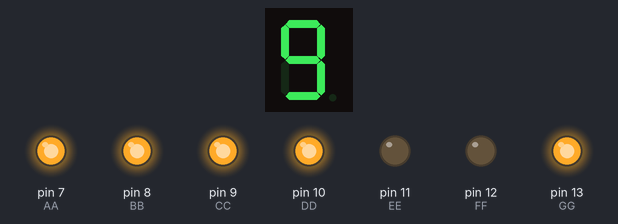
A sketch run on a simulated Arduino Uno, built with avr-gcc and run on an emulated ATmega328P. On the bench: 1-digit seven-segment display, output pins drawn as LEDs (lit = HIGH). Wiring (inferred from the names in the program): 1-digit 7-segment display, segments lit when HIGH: segments pin 6, pin 5, pin 4, pin 3, pin 2, pin 1, pin 0. The segment pins are drawn as the display they are named for; pins used as bus, display or sensor lines are not drawn.

Above: at 0.01 s.
At 0.61 s:
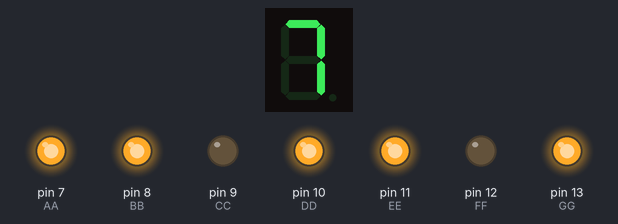
At 1.21 s:
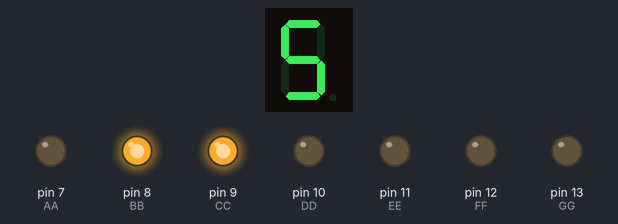
At 1.81 s:
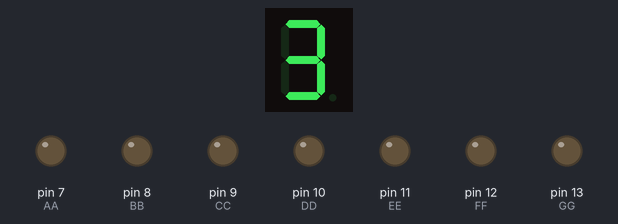
At 2.46 s:
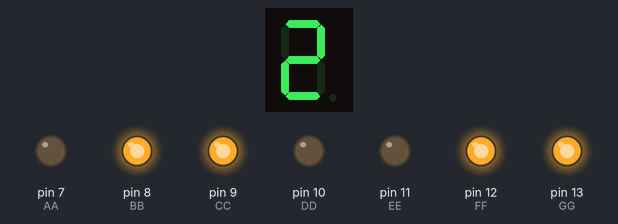
At 2.91 s:
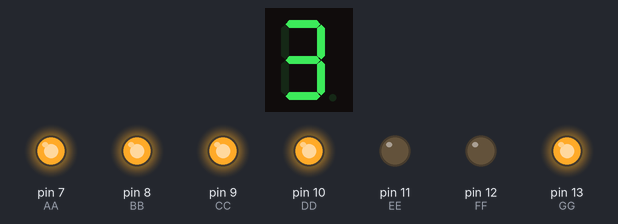
Timing chart, 0 to 40.0 s (numbered marks = the images above):
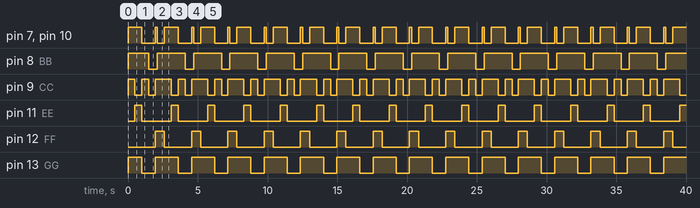

Measured:
- by itself, pin 7 (AA), pin 10 (DD): repeats every 2.6 s: LOW 0.95 s, HIGH 0.15 s, LOW 0.50 s, HIGH 1.0 s
- by itself, pin 8 (BB): repeats every 2.6 s: LOW 0.60 s, HIGH 2.0 s
- by itself, pin 9 (CC): repeats every 2.6 s: LOW 0.50 s, HIGH 0.50 s, LOW 0.45 s, HIGH 1.2 s
- by itself, pin 11 (EE): alternates HIGH for 0.50 s and LOW for 2.1 s
- by itself, pin 12 (FF): alternates HIGH for 0.65 s and LOW for 2.0 s
- by itself, pin 13 (GG): repeats every 2.6 s: LOW 0.95 s, HIGH 1.7 s

The sketch:

traffic_clock_north.ino
```cpp
int A = 6;
int B = 5;
int C = 4;
int D = 3;
int E = 2;
int F = 1;
int G = 0;

int AA = 7;
int BB = 8;
int CC = 9;
int DD = 10;
int EE = 11;
int FF = 12;
int GG = 13;


void setup() {
  pinMode(A, OUTPUT);
  pinMode(B, OUTPUT);
  pinMode(C, OUTPUT);
  pinMode(D, OUTPUT);
  pinMode(E, OUTPUT);
  pinMode(F, OUTPUT);
  pinMode(G, OUTPUT);
  pinMode(AA, OUTPUT);
  pinMode(BB, OUTPUT);
  pinMode(CC, OUTPUT);
  pinMode(DD, OUTPUT);
  pinMode(EE, OUTPUT);
  pinMode(FF, OUTPUT);
  pinMode(GG, OUTPUT);

}
void loop() {
  //39
  //#3
  digitalWrite(FF, LOW);
  digitalWrite(EE, LOW);
  digitalWrite(AA, HIGH);
  digitalWrite(BB, HIGH);
  digitalWrite(CC, HIGH);
  digitalWrite(DD, HIGH);
  digitalWrite(GG, HIGH);
  //#9
  digitalWrite(F, HIGH);
  digitalWrite(E, LOW);
  digitalWrite(A, HIGH);
  digitalWrite(B, HIGH);
  digitalWrite(C, HIGH);
  digitalWrite(D, HIGH);
  digitalWrite(G, HIGH);
  delay(50);
  //38
  //#3
  digitalWrite(FF, LOW);
  digitalWrite(EE, LOW);
  digitalWrite(AA, HIGH);
  digitalWrite(BB, HIGH);
  digitalWrite(CC, HIGH);
  digitalWrite(DD, HIGH);
  digitalWrite(GG, HIGH);
  //#8
  digitalWrite(F, HIGH);
  digitalWrite(E, HIGH);
  digitalWrite(A, HIGH);
  digitalWrite(B, HIGH);
  digitalWrite(C, HIGH);
  digitalWrite(D, HIGH);
  digitalWrite(G, HIGH);
  delay(50);
  //37
  //#3
  digitalWrite(FF, LOW);
  digitalWrite(EE, LOW);
  digitalWrite(AA, HIGH);
  digitalWrite(BB, HIGH);
  digitalWrite(CC, HIGH);
  digitalWrite(DD, HIGH);
  digitalWrite(GG, HIGH);
  //#7
  digitalWrite(F, LOW);
  digitalWrite(E, LOW);
  digitalWrite(A, HIGH);
  digitalWrite(B, HIGH);
  digitalWrite(C, HIGH);
  digitalWrite(D, LOW);
  digitalWrite(G, LOW);
  delay(50);
  //36
  //#3
  digitalWrite(FF, LOW);
  digitalWrite(EE, LOW);
  digitalWrite(AA, HIGH);
  digitalWrite(BB, HIGH);
  digitalWrite(CC, HIGH);
  digitalWrite(DD, HIGH);
  digitalWrite(GG, HIGH);
  //#6
  digitalWrite(F, HIGH);
  digitalWrite(E, HIGH);
  digitalWrite(A, HIGH);
  digitalWrite(B, LOW);
  digitalWrite(C, HIGH);
  digitalWrite(D, HIGH);
  digitalWrite(G, HIGH);
  delay(50);
   //35
  //#3
  digitalWrite(FF, LOW);
  digitalWrite(EE, LOW);
  digitalWrite(AA, HIGH);
  digitalWrite(BB, HIGH);
  digitalWrite(CC, HIGH);
  digitalWrite(DD, HIGH);
  digitalWrite(GG, HIGH);
  //#5
  digitalWrite(F, HIGH);
  digitalWrite(E, LOW);
  digitalWrite(A, HIGH);
  digitalWrite(B, LOW);
  digitalWrite(C, HIGH);
  digitalWrite(D, HIGH);
  digitalWrite(G, HIGH);
  delay(50);
   //34
  //#3
  digitalWrite(FF, LOW);
  digitalWrite(EE, LOW);
  digitalWrite(AA, HIGH);
  digitalWrite(BB, HIGH);
  digitalWrite(CC, HIGH);
  digitalWrite(DD, HIGH);
  digitalWrite(GG, HIGH);
  //#4
  digitalWrite(F, HIGH);
  digitalWrite(E, LOW);
  digitalWrite(A, LOW);
  digitalWrite(B, HIGH);
  digitalWrite(C, HIGH);
  digitalWrite(D, LOW);
  digitalWrite(G, HIGH);
  delay(50);
   //33
  //#3
  digitalWrite(FF, LOW);
  digitalWrite(EE, LOW);
  digitalWrite(AA, HIGH);
  digitalWrite(BB, HIGH);
  digitalWrite(CC, HIGH);
  digitalWrite(DD, HIGH);
  digitalWrite(GG, HIGH);
  //#3
  digitalWrite(F, LOW);
  digitalWrite(E, LOW);
  digitalWrite(A, HIGH);
  digitalWrite(B, HIGH);
  digitalWrite(C, HIGH);
  digitalWrite(D, HIGH);
  digitalWrite(G, HIGH);
  delay(50);
   //32
  //#3
  digitalWrite(FF, LOW);
  digitalWrite(EE, LOW);
  digitalWrite(AA, HIGH);
  digitalWrite(BB, HIGH);
  digitalWrite(CC, HIGH);
  digitalWrite(DD, HIGH);
  digitalWrite(GG, HIGH);
  //#2
  digitalWrite(F, LOW);
  digitalWrite(E, HIGH);
  digitalWrite(A, HIGH);
  digitalWrite(B, HIGH);
  digitalWrite(C, LOW);
  digitalWrite(D, HIGH);
  digitalWrite(G, HIGH);
  delay(50);
   //31
  //#3
  digitalWrite(FF, LOW);
  digitalWrite(EE, LOW);
  digitalWrite(AA, HIGH);
  digitalWrite(BB, HIGH);
  digitalWrite(CC, HIGH);
  digitalWrite(DD, HIGH);
  digitalWrite(GG, HIGH);
  //#1
  digitalWrite(F, LOW);
  digitalWrite(E, LOW);
  digitalWrite(A, LOW);
  digitalWrite(B, HIGH);
  digitalWrite(C, HIGH);
  digitalWrite(D, LOW);
  digitalWrite(G, LOW);
  delay(50);
   //30
  //#3
  digitalWrite(FF, LOW);
  digitalWrite(EE, LOW);
  digitalWrite(AA, HIGH);
  digitalWrite(BB, HIGH);
  digitalWrite(CC, HIGH);
  digitalWrite(DD, HIGH);
  digitalWrite(GG, HIGH);
  //#0
  digitalWrite(F, HIGH);
  digitalWrite(E, HIGH);
  digitalWrite(A, HIGH);
  digitalWrite(B, HIGH);
  digitalWrite(C, HIGH);
  digitalWrite(D, HIGH);
  digitalWrite(G, LOW);
  delay(50);
  //29
  //#2
  digitalWrite(FF, LOW);
  digitalWrite(EE, HIGH);
  digitalWrite(AA, HIGH);
  digitalWrite(BB, HIGH);
  digitalWrite(CC, LOW);
  digitalWrite(DD, HIGH);
  digitalWrite(GG, HIGH);
  //#9
  digitalWrite(F, HIGH);
  digitalWrite(E, LOW);
  digitalWrite(A, HIGH);
  digitalWrite(B, HIGH);
  digitalWrite(C, HIGH);
  digitalWrite(D, HIGH);
  digitalWrite(G, HIGH);
  delay(50);
  //28
  //#2
  digitalWrite(FF, LOW);
  digitalWrite(EE, HIGH);
  digitalWrite(AA, HIGH);
  digitalWrite(BB, HIGH);
  digitalWrite(CC, LOW);
  digitalWrite(DD, HIGH);
  digitalWrite(GG, HIGH);
  //#8
  digitalWrite(F, HIGH);
  digitalWrite(E, HIGH);
  digitalWrite(A, HIGH);
  digitalWrite(B, HIGH);
  digitalWrite(C, HIGH);
  digitalWrite(D, HIGH);
  digitalWrite(G, HIGH);
  delay(50);
  //27
  //#2
  digitalWrite(FF, LOW);
  digitalWrite(EE, HIGH);
  digitalWrite(AA, HIGH);
  digitalWrite(BB, HIGH);
  digitalWrite(CC, LOW);
  digitalWrite(DD, HIGH);
  digitalWrite(GG, HIGH);
  //#7
  digitalWrite(F, LOW);
  digitalWrite(E, LOW);
  digitalWrite(A, HIGH);
  digitalWrite(B, HIGH);
  digitalWrite(C, HIGH);
  digitalWrite(D, LOW);
  digitalWrite(G, LOW);
  delay(50);


   //26
  //#2
  digitalWrite(FF, LOW);
  digitalWrite(EE, HIGH);
  digitalWrite(AA, HIGH);
  digitalWrite(BB, HIGH);
  digitalWrite(CC, LOW);
  digitalWrite(DD, HIGH);
  digitalWrite(GG, HIGH);
  //#6
  digitalWrite(F, HIGH);
  digitalWrite(E, HIGH);
  digitalWrite(A, HIGH);
  digitalWrite(B, LOW);
  digitalWrite(C, HIGH);
  digitalWrite(D, HIGH);
  digitalWrite(G, HIGH);
  delay(50);
  //25
  //#2
  digitalWrite(FF, LOW);
  digitalWrite(EE, HIGH);
  digitalWrite(AA, HIGH);
  digitalWrite(BB, HIGH);
  digitalWrite(CC, LOW);
  digitalWrite(DD, HIGH);
  digitalWrite(GG, HIGH);
  //#5
  digitalWrite(F, HIGH);
  digitalWrite(E, LOW);
  digitalWrite(A, HIGH);
  digitalWrite(B, LOW);
  digitalWrite(C, HIGH);
  digitalWrite(D, HIGH);
  digitalWrite(G, HIGH);
  delay(50);
  //26
  //#2
  digitalWrite(FF, LOW);
  digitalWrite(EE, HIGH);
  digitalWrite(AA, HIGH);
  digitalWrite(BB, HIGH);
  digitalWrite(CC, LOW);
  digitalWrite(DD, HIGH);
  digitalWrite(GG, HIGH);
  //#4
  digitalWrite(F, HIGH);
  digitalWrite(E, LOW);
  digitalWrite(A, LOW);
  digitalWrite(B, HIGH);
  digitalWrite(C, HIGH);
  digitalWrite(D, LOW);
  digitalWrite(G, HIGH);
  delay(50);
  //23
  //#2
  digitalWrite(FF, LOW);
  digitalWrite(EE, HIGH);
  digitalWrite(AA, HIGH);
  digitalWrite(BB, HIGH);
  digitalWrite(CC, LOW);
  digitalWrite(DD, HIGH);
  digitalWrite(GG, HIGH);
  //#3
  digitalWrite(F, LOW);
  digitalWrite(E, LOW);
  digitalWrite(A, HIGH);
  digitalWrite(B, HIGH);
  digitalWrite(C, HIGH);
  digitalWrite(D, HIGH);
  digitalWrite(G, HIGH);
  delay(50);
  //22
  //#2
  digitalWrite(FF, LOW);
  digitalWrite(EE, HIGH);
  digitalWrite(AA, HIGH);
  digitalWrite(BB, HIGH);
  digitalWrite(CC, LOW);
  digitalWrite(DD, HIGH);
  digitalWrite(GG, HIGH);
  //#2
  digitalWrite(F, LOW);
  digitalWrite(E, HIGH);
  digitalWrite(A, HIGH);
  digitalWrite(B, HIGH);
  digitalWrite(C, LOW);
  digitalWrite(D, HIGH);
  digitalWrite(G, HIGH);
  delay(50);
  //21
  //#2
  digitalWrite(FF, LOW);
  digitalWrite(EE, HIGH);
  digitalWrite(AA, HIGH);
  digitalWrite(BB, HIGH);
  digitalWrite(CC, LOW);
  digitalWrite(DD, HIGH);
  digitalWrite(GG, HIGH);
  //#1
  digitalWrite(F, LOW);
  digitalWrite(E, LOW);
  digitalWrite(A, LOW);
  digitalWrite(B, HIGH);
  digitalWrite(C, HIGH);
  digitalWrite(D, LOW);
  digitalWrite(G, LOW);
  delay(50);
  //20
  //#2
  digitalWrite(FF, LOW);
  digitalWrite(EE, HIGH);
  digitalWrite(AA, HIGH);
  digitalWrite(BB, HIGH);
  digitalWrite(CC, LOW);
  digitalWrite(DD, HIGH);
  digitalWrite(GG, HIGH);
  //#0
  digitalWrite(F, HIGH);
  digitalWrite(E, HIGH);
  digitalWrite(A, HIGH);
  digitalWrite(B, HIGH);
  digitalWrite(C, HIGH);
  digitalWrite(D, HIGH);
  digitalWrite(G, LOW);
  delay(50);
   //19
  //#1
  digitalWrite(FF, LOW);
  digitalWrite(EE, LOW);
  digitalWrite(AA, LOW);
  digitalWrite(BB, HIGH);
  digitalWrite(CC, HIGH);
  digitalWrite(DD, LOW);
  digitalWrite(GG, LOW);
  //#9
  digitalWrite(F, HIGH);
  digitalWrite(E, LOW);
  digitalWrite(A, HIGH);
  digitalWrite(B, HIGH);
  digitalWrite(C, HIGH);
  digitalWrite(D, HIGH);
  digitalWrite(G, HIGH);
  delay(50);
   //18
  //#1
  digitalWrite(FF, LOW);
  digitalWrite(EE, LOW);
  digitalWrite(AA, LOW);
  digitalWrite(BB, HIGH);
  digitalWrite(CC, HIGH);
  digitalWrite(DD, LOW);
  digitalWrite(GG, LOW);
  //#8
  digitalWrite(F, HIGH);
  digitalWrite(E, HIGH);
  digitalWrite(A, HIGH);
  digitalWrite(B, HIGH);
  digitalWrite(C, HIGH);
  digitalWrite(D, HIGH);
  digitalWrite(G, HIGH);
  delay(50);
  //17
  //#1
  digitalWrite(FF, LOW);
  digitalWrite(EE, LOW);
  digitalWrite(AA, LOW);
  digitalWrite(BB, HIGH);
  digitalWrite(CC, HIGH);
  digitalWrite(DD, LOW);
  digitalWrite(GG, LOW);
  //#7
  digitalWrite(F, LOW);
  digitalWrite(E, LOW);
  digitalWrite(A, HIGH);
  digitalWrite(B, HIGH);
  digitalWrite(C, HIGH);
  digitalWrite(D, LOW);
  digitalWrite(G, LOW);
  delay(50);
  //16
  //#1
  digitalWrite(FF, LOW);
  digitalWrite(EE, LOW);
  digitalWrite(AA, LOW);
  digitalWrite(BB, HIGH);
  digitalWrite(CC, HIGH);
  digitalWrite(DD, LOW);
  digitalWrite(GG, LOW);
  //#6
  digitalWrite(F, HIGH);
  digitalWrite(E, HIGH);
  digitalWrite(A, HIGH);
  digitalWrite(B, LOW);
  digitalWrite(C, HIGH);
  digitalWrite(D, HIGH);
  digitalWrite(G, HIGH);
  delay(50);
  //15
  //#1
  digitalWrite(FF, LOW);
  digitalWrite(EE, LOW);
  digitalWrite(AA, LOW);
  digitalWrite(BB, HIGH);
  digitalWrite(CC, HIGH);
  digitalWrite(DD, LOW);
  digitalWrite(GG, LOW);
  //#5
  digitalWrite(F, HIGH);
  digitalWrite(E, LOW);
  digitalWrite(A, HIGH);
  digitalWrite(B, LOW);
  digitalWrite(C, HIGH);
  digitalWrite(D, HIGH);
  digitalWrite(G, HIGH);
  delay(50);
  //14
  //#1
  digitalWrite(FF, LOW);
  digitalWrite(EE, LOW);
  digitalWrite(AA, LOW);
  digitalWrite(BB, HIGH);
  digitalWrite(CC, HIGH);
  digitalWrite(DD, LOW);
  digitalWrite(GG, LOW);
  //#4
  digitalWrite(F, HIGH);
  digitalWrite(E, LOW);
  digitalWrite(A, LOW);
  digitalWrite(B, HIGH);
  digitalWrite(C, HIGH);
  digitalWrite(D, LOW);
  digitalWrite(G, HIGH);
  delay(50);
  //13
  //#1
  digitalWrite(FF, LOW);
  digitalWrite(EE, LOW);
  digitalWrite(AA, LOW);
  digitalWrite(BB, HIGH);
  digitalWrite(CC, HIGH);
  digitalWrite(DD, LOW);
  digitalWrite(GG, LOW);
  //#3
  digitalWrite(F, LOW);
  digitalWrite(E, LOW);
  digitalWrite(A, HIGH);
  digitalWrite(B, HIGH);
  digitalWrite(C, HIGH);
  digitalWrite(D, HIGH);
  digitalWrite(G, HIGH);
  delay(50);
  //12
  //#1
  digitalWrite(FF, LOW);
  digitalWrite(EE, LOW);
  digitalWrite(AA, LOW);
  digitalWrite(BB, HIGH);
  digitalWrite(CC, HIGH);
  digitalWrite(DD, LOW);
  digitalWrite(GG, LOW);
  //#2
  digitalWrite(F, LOW);
  digitalWrite(E, HIGH);
  digitalWrite(A, HIGH);
  digitalWrite(B, HIGH);
  digitalWrite(C, LOW);
  digitalWrite(D, HIGH);
  digitalWrite(G, HIGH);
  delay(50);
  //11
  //#1
  digitalWrite(FF, LOW);
  digitalWrite(EE, LOW);
  digitalWrite(AA, LOW);
  digitalWrite(BB, HIGH);
  digitalWrite(CC, HIGH);
  digitalWrite(DD, LOW);
  digitalWrite(GG, LOW);
  //#1
  digitalWrite(F, LOW);
  digitalWrite(E, LOW);
  digitalWrite(A, LOW);
  digitalWrite(B, HIGH);
  digitalWrite(C, HIGH);
  digitalWrite(D, LOW);
  digitalWrite(G, LOW);
  delay(50);
  //10
  //#1
  digitalWrite(FF, LOW);
  digitalWrite(EE, LOW);
  digitalWrite(AA, LOW);
  digitalWrite(BB, HIGH);
  digitalWrite(CC, HIGH);
  digitalWrite(DD, LOW);
  digitalWrite(GG, LOW);
  //#0
  digitalWrite(F, HIGH);
  digitalWrite(E, HIGH);
  digitalWrite(A, HIGH);
  digitalWrite(B, HIGH);
  digitalWrite(C, HIGH);
  digitalWrite(D, HIGH);
  digitalWrite(G, LOW);
  delay(50);
  //9
  //#none
  digitalWrite(FF, LOW);
  digitalWrite(EE, LOW);
  digitalWrite(AA, LOW);
  digitalWrite(BB, LOW);
  digitalWrite(CC, LOW);
  digitalWrite(DD, LOW);
  digitalWrite(GG, LOW);
  //#9
  digitalWrite(F, HIGH);
  digitalWrite(E, LOW);
  digitalWrite(A, HIGH);
  digitalWrite(B, HIGH);
  digitalWrite(C, HIGH);
  digitalWrite(D, HIGH);
  digitalWrite(G, HIGH);
  delay(50);
  //8
  //#none
  digitalWrite(FF, LOW);
  digitalWrite(EE, LOW);
  digitalWrite(AA, LOW);
  digitalWrite(BB, LOW);
  digitalWrite(CC, LOW);
  digitalWrite(DD, LOW);
  digitalWrite(GG, LOW);
  //#8
  digitalWrite(F, HIGH);
  digitalWrite(E, HIGH);
  digitalWrite(A, HIGH);
  digitalWrite(B, HIGH);
  digitalWrite(C, HIGH);
  digitalWrite(D, HIGH);
  digitalWrite(G, HIGH);
  delay(50);
  //7
  //#none
  digitalWrite(FF, LOW);
  digitalWrite(EE, LOW);
  digitalWrite(AA, LOW);
  digitalWrite(BB, LOW);
  digitalWrite(CC, LOW);
  digitalWrite(DD, LOW);
  digitalWrite(GG, LOW);
  //#7
  digitalWrite(F, LOW);
  digitalWrite(E, LOW);
  digitalWrite(A, HIGH);
  digitalWrite(B, HIGH);
  digitalWrite(C, HIGH);
  digitalWrite(D, LOW);
  digitalWrite(G, LOW);
  delay(50);
  //6
  //#none
  digitalWrite(FF, LOW);
  digitalWrite(EE, LOW);
  digitalWrite(AA, LOW);
  digitalWrite(BB, LOW);
  digitalWrite(CC, LOW);
  digitalWrite(DD, LOW);
  digitalWrite(GG, LOW);
  //#6
  digitalWrite(F, HIGH);
  digitalWrite(E, HIGH);
  digitalWrite(A, HIGH);
  digitalWrite(B, LOW);
  digitalWrite(C, HIGH);
  digitalWrite(D, HIGH);
  digitalWrite(G, HIGH);
  delay(50);
  //5
  //#none
  digitalWrite(FF, LOW);
  digitalWrite(EE, LOW);
  digitalWrite(AA, LOW);
  digitalWrite(BB, LOW);
  digitalWrite(CC, LOW);
  digitalWrite(DD, LOW);
  digitalWrite(GG, LOW);
  //#5
  digitalWrite(F, HIGH);
  digitalWrite(E, LOW);
  digitalWrite(A, HIGH);
  digitalWrite(B, LOW);
  digitalWrite(C, HIGH);
  digitalWrite(D, HIGH);
  digitalWrite(G, HIGH);
  delay(50);
  //4
  //#none
  digitalWrite(FF, LOW);
  digitalWrite(EE, LOW);
  digitalWrite(AA, LOW);
  digitalWrite(BB, LOW);
  digitalWrite(CC, LOW);
  digitalWrite(DD, LOW);
  digitalWrite(GG, LOW);
  //#4
  digitalWrite(F, HIGH);
  digitalWrite(E, LOW);
  digitalWrite(A, LOW);
  digitalWrite(B, HIGH);
  digitalWrite(C, HIGH);
  digitalWrite(D, LOW);
  digitalWrite(G, HIGH);
  delay(50);
   //3
  //#none
  digitalWrite(FF, LOW);
  digitalWrite(EE, LOW);
  digitalWrite(AA, LOW);
  digitalWrite(BB, LOW);
  digitalWrite(CC, LOW);
  digitalWrite(DD, LOW);
  digitalWrite(GG, LOW);
  //#3
  digitalWrite(F, LOW);
  digitalWrite(E, LOW);
  digitalWrite(A, HIGH);
  digitalWrite(B, HIGH);
  digitalWrite(C, HIGH);
  digitalWrite(D, HIGH);
  digitalWrite(G, HIGH);
  delay(50);
  //2
  //#none
  digitalWrite(FF, LOW);
  digitalWrite(EE, LOW);
  digitalWrite(AA, LOW);
  digitalWrite(BB, LOW);
  digitalWrite(CC, LOW);
  digitalWrite(DD, LOW);
  digitalWrite(GG, LOW);
  //#2
  digitalWrite(F, LOW);
  digitalWrite(E, HIGH);
  digitalWrite(A, HIGH);
  digitalWrite(B, HIGH);
  digitalWrite(C, LOW);
  digitalWrite(D, HIGH);
  digitalWrite(G, HIGH);
  delay(50);
  //1
  //#none
  digitalWrite(FF, LOW);
  digitalWrite(EE, LOW);
  digitalWrite(AA, LOW);
  digitalWrite(BB, LOW);
  digitalWrite(CC, LOW);
  digitalWrite(DD, LOW);
  digitalWrite(GG, LOW);
  //#1
  digitalWrite(F, LOW);
  digitalWrite(E, LOW);
  digitalWrite(A, LOW);
  digitalWrite(B, HIGH);
  digitalWrite(C, HIGH);
  digitalWrite(D, LOW);
  digitalWrite(G, LOW);
  delay(50);

  //52
  //#5
  digitalWrite(FF, HIGH);
  digitalWrite(EE, LOW);
  digitalWrite(AA, HIGH);
  digitalWrite(BB, LOW);
  digitalWrite(CC, HIGH);
  digitalWrite(DD, HIGH);
  digitalWrite(GG, HIGH);
  //#2
  digitalWrite(F, LOW);
  digitalWrite(E, HIGH);
  digitalWrite(A, HIGH);
  digitalWrite(B, HIGH);
  digitalWrite(C, LOW);
  digitalWrite(D, HIGH);
  digitalWrite(G, HIGH);
  delay(50);
  //51
  //#5
  digitalWrite(FF, HIGH);
  digitalWrite(EE, LOW);
  digitalWrite(AA, HIGH);
  digitalWrite(BB, LOW);
  digitalWrite(CC, HIGH);
  digitalWrite(DD, HIGH);
  digitalWrite(GG, HIGH);
  //#1
  digitalWrite(F, LOW);
  digitalWrite(E, LOW);
  digitalWrite(A, LOW);
  digitalWrite(B, HIGH);
  digitalWrite(C, HIGH);
  digitalWrite(D, LOW);
  digitalWrite(G, LOW);
  delay(50);
  //50
  //#5
  digitalWrite(FF, HIGH);
  digitalWrite(EE, LOW);
  digitalWrite(AA, HIGH);
  digitalWrite(BB, LOW);
  digitalWrite(CC, HIGH);
  digitalWrite(DD, HIGH);
  digitalWrite(GG, HIGH);
  //#0
  digitalWrite(F, HIGH);
  digitalWrite(E, HIGH);
  digitalWrite(A, HIGH);
  digitalWrite(B, HIGH);
  digitalWrite(C, HIGH);
  digitalWrite(D, HIGH);
  digitalWrite(G, LOW);
  delay(50);
  //49
  //#4
  digitalWrite(FF, HIGH);
  digitalWrite(EE, LOW);
  digitalWrite(AA, LOW);
  digitalWrite(BB, HIGH);
  digitalWrite(CC, HIGH);
  digitalWrite(DD, LOW);
  digitalWrite(GG, HIGH);
  //#9
  digitalWrite(F, HIGH);
  digitalWrite(E, LOW);
  digitalWrite(A, HIGH);
  digitalWrite(B, HIGH);
  digitalWrite(C, HIGH);
  digitalWrite(D, HIGH);
  digitalWrite(G, HIGH);
  delay(50);
  //48
  //#4
  digitalWrite(FF, HIGH);
  digitalWrite(EE, LOW);
  digitalWrite(AA, LOW);
  digitalWrite(BB, HIGH);
  digitalWrite(CC, HIGH);
  digitalWrite(DD, LOW);
  digitalWrite(GG, HIGH);
  //#8
  digitalWrite(F, HIGH);
  digitalWrite(E, HIGH);
  digitalWrite(A, HIGH);
  digitalWrite(B, HIGH);
  digitalWrite(C, HIGH);
  digitalWrite(D, HIGH);
  digitalWrite(G, HIGH);
  delay(50);
  //47
  //#4
  digitalWrite(FF, HIGH);
  digitalWrite(EE, LOW);
  digitalWrite(AA, LOW);
  digitalWrite(BB, HIGH);
  digitalWrite(CC, HIGH);
  digitalWrite(DD, LOW);
  digitalWrite(GG, HIGH);
  //#7
  digitalWrite(F, LOW);
  digitalWrite(E, LOW);
  digitalWrite(A, HIGH);
  digitalWrite(B, HIGH);
  digitalWrite(C, HIGH);
  digitalWrite(D, LOW);
  digitalWrite(G, LOW);
  delay(50);
  //46
  //#4
  digitalWrite(FF, HIGH);
  digitalWrite(EE, LOW);
  digitalWrite(AA, LOW);
  digitalWrite(BB, HIGH);
  digitalWrite(CC, HIGH);
  digitalWrite(DD, LOW);
  digitalWrite(GG, HIGH);
  //#6
  digitalWrite(F, HIGH);
  digitalWrite(E, HIGH);
  digitalWrite(A, HIGH);
  digitalWrite(B, LOW);
  digitalWrite(C, HIGH);
  digitalWrite(D, HIGH);
  digitalWrite(G, HIGH);
  delay(50);
  //45
  //#4
  digitalWrite(FF, HIGH);
  digitalWrite(EE, LOW);
  digitalWrite(AA, LOW);
  digitalWrite(BB, HIGH);
  digitalWrite(CC, HIGH);
  digitalWrite(DD, LOW);
  digitalWrite(GG, HIGH);
  //#5
  digitalWrite(F, HIGH);
  digitalWrite(E, LOW);
  digitalWrite(A, HIGH);
  digitalWrite(B, LOW);
  digitalWrite(C, HIGH);
  digitalWrite(D, HIGH);
  digitalWrite(G, HIGH);
  delay(50);
  //44
  //#4
  digitalWrite(FF, HIGH);
  digitalWrite(EE, LOW);
  digitalWrite(AA, LOW);
  digitalWrite(BB, HIGH);
  digitalWrite(CC, HIGH);
  digitalWrite(DD, LOW);
  digitalWrite(GG, HIGH);
  //#4
  digitalWrite(FF, HIGH);
  digitalWrite(EE, LOW);
  digitalWrite(AA, LOW);
  digitalWrite(BB, HIGH);
  digitalWrite(CC, HIGH);
  digitalWrite(DD, LOW);
  digitalWrite(GG, HIGH);
  delay(50);
  //43
  //#4
   digitalWrite(FF, HIGH);
  digitalWrite(EE, LOW);
  digitalWrite(AA, LOW);
  digitalWrite(BB, HIGH);
  digitalWrite(CC, HIGH);
  digitalWrite(DD, LOW);
  digitalWrite(GG, HIGH);
  //#3
  digitalWrite(F, LOW);
  digitalWrite(E, LOW);
  digitalWrite(A, HIGH);
  digitalWrite(B, HIGH);
  digitalWrite(C, HIGH);
  digitalWrite(D, HIGH);
  digitalWrite(G, HIGH);
  delay(50);
   //42
  //#4
   digitalWrite(FF, HIGH);
  digitalWrite(EE, LOW);
  digitalWrite(AA, LOW);
  digitalWrite(BB, HIGH);
  digitalWrite(CC, HIGH);
  digitalWrite(DD, LOW);
  digitalWrite(GG, HIGH);
  //#2
  digitalWrite(F, LOW);
  digitalWrite(E, HIGH);
  digitalWrite(A, HIGH);
  digitalWrite(B, HIGH);
  digitalWrite(C, LOW);
  digitalWrite(D, HIGH);
  digitalWrite(G, HIGH);
  delay(50);
  //41
  //#4
   digitalWrite(FF, HIGH);
  digitalWrite(EE, LOW);
  digitalWrite(AA, LOW);
  digitalWrite(BB, HIGH);
  digitalWrite(CC, HIGH);
  digitalWrite(DD, LOW);
  digitalWrite(GG, HIGH);
  //#1
  digitalWrite(F, LOW);
  digitalWrite(E, LOW);
  digitalWrite(A, LOW);
  digitalWrite(B, HIGH);
  digitalWrite(C, HIGH);
  digitalWrite(D, LOW);
  digitalWrite(G, LOW);
  delay(50);
  //40
  //#4
    digitalWrite(FF, HIGH);
  digitalWrite(EE, LOW);
  digitalWrite(AA, LOW);
  digitalWrite(BB, HIGH);
  digitalWrite(CC, HIGH);
  digitalWrite(DD, LOW);
  digitalWrite(GG, HIGH);
  //#0
  digitalWrite(F, HIGH);
  digitalWrite(E, HIGH);
  digitalWrite(A, HIGH);
  digitalWrite(B, HIGH);
  digitalWrite(C, HIGH);
  digitalWrite(D, HIGH);
  digitalWrite(G, LOW);
  delay(50);


}
```
